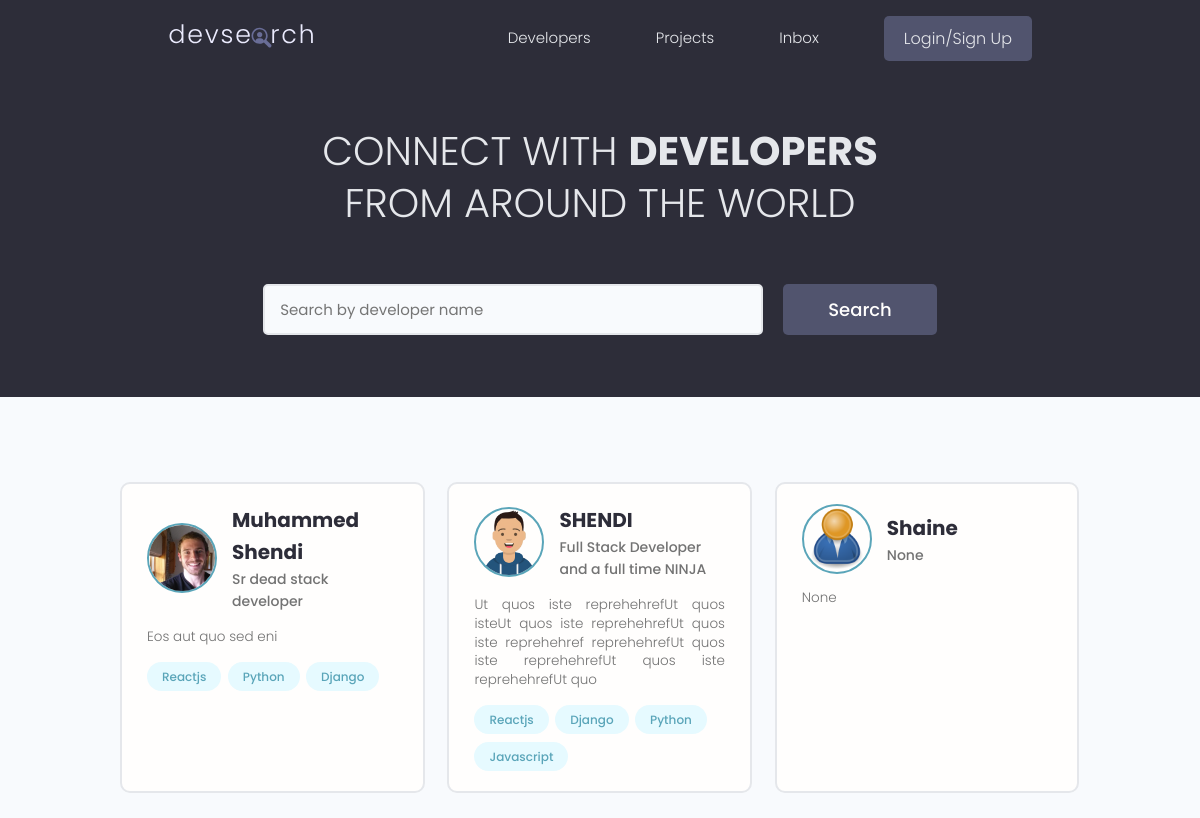
The app's page /, older data.
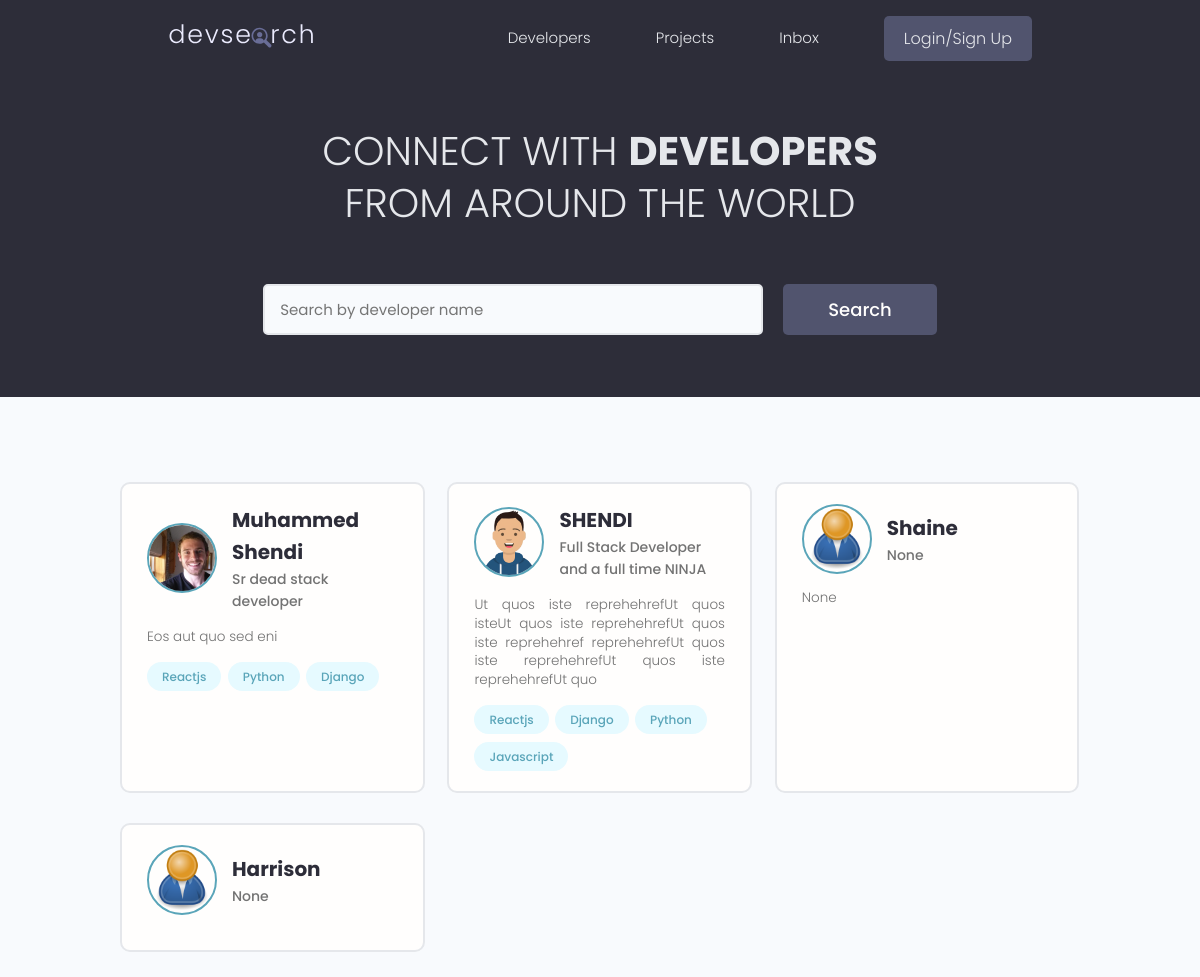
The same page, newer data.
### users/models.py (models this page shows, shortened)
class Profile(models.Model):
    user = models.OneToOneField(User, on_delete=models.CASCADE)
    name = models.CharField(max_length=200, blank=True, null=True)
    email = models.EmailField(max_length=500, blank=True, null=True)
    username = models.CharField(max_length=200, blank=True, null=True)
    location = models.CharField(max_length=200, blank=True, null=True)
    short_intro = models.CharField(max_length=200, blank=True, null=True)
    bio = models.TextField(blank=True, null=True)
    profile_image = models.ImageField(
        null=True, blank=True, upload_to='profiles/', default='profiles/user-default.png')
    social_github = models.CharField(max_length=255, null=True, blank=True)
    social_twitter = models.CharField(max_length=255, null=True, blank=True)
    social_linkedin = models.CharField(max_length=255, null=True, blank=True)
    social_youtube = models.CharField(max_length=255, null=True, blank=True)
    social_website = models.CharField(max_length=255, null=True, blank=True)
    created = models.DateTimeField(auto_now_add=True)
    id = models.UUIDField(default=uuid.uuid4, unique=True,
                          primary_key=True, editable=False)

class Skill(models.Model):
    owner = models.ForeignKey(
        Profile, on_delete=models.CASCADE, blank=True, null=True)
    name = models.CharField(max_length=200, blank=True, null=True)
    description = models.TextField(blank=True, null=True)
    created = models.DateTimeField(auto_now_add=True)
    id = models.UUIDField(default=uuid.uuid4, unique=True,
                          primary_key=True, editable=False)
    def __str__(self):
        return str(self.name)

### users/views.py (the view)
# urls.py: path('', views.profiles, name='profiles'),
def profiles(request):
    profiles = Profile.objects.all()
    context = {'profiles': profiles}
    return render(request, 'users/profiles.html', context)

### users/templates/users/profiles.html (shortened to what this page needs)
{% extends 'main.html' %} {% load static %} {% block content %}
<main class="home">
  <section class="hero-section text-center">
    <div class="container container--narrow">
      <div class="hero-section__box">
        <h2>CONNECT WITH <span>DEVELOPERS</span></h2>
        <h2>FROM AROUND THE WORLD</h2>
      </div>
      <div class="hero-section__search">
        <form class="form" action="#" method="get">
          <div class="form__field">
            <input
              class="input input--text"
              id="formInput#search"
              type="text"
              name="text"
              placeholder="Search by developer name"
            />
          </div>
          <input class="btn btn--sub btn--lg" type="submit" value="Search" />
        </form>
      </div>
    </div>
  </section>
  <section class="devlist">
    <div class="container">
      <div class="grid grid--three">
        {% for profile in profiles %}
        <div class="column card">
          <div class="dev">
            <a href="{% url 'profile' profile.id %}" class="card__body">
              <div class="dev__profile">
                <img
                  class="avatar avatar--md"
                  src="{{profile.profile_image.url}}"
                  alt="image"
                />
                <div class="dev__meta">
                  <h3>{{profile.name}}</h3>
                  <h5>{{profile.short_intro|slice:"60"}}</h5>
                </div>
              </div>
              <p class="dev__info">{{profile.bio|slice:"150"}}</p>
              <div class="dev__skills">
                {% for skill in profile.skill_set.all %}
                <span class="tag tag--pill tag--main">
                  <small>{{skill}}</small>
                </span>
                {% endfor %}
              </div>
            </a>
          </div>
        </div>
        {% endfor %}
      </div>
    </div>
  </section>
</main>
{% endblock content %}

### templates/main.html (shortened to what this page needs)
<!DOCTYPE html>
{% load static %}
<html lang="en">
  <head>
    <link
      rel="stylesheet"
      href="https://cdn.iconmonstr.com/1.3.0/css/iconmonstr-iconic-font.min.css"
    />
    <link rel="stylesheet" href="{% static 'uikit/styles/uikit.css' %}" />
    <link rel="stylesheet" href="{% static 'styles/app.css' %}" />
  </head>
  <body>
    {% include "navbar.html" %}
    {% block content%} {% endblock content%}
  </body>
</html>

### templates/navbar.html (shortened to what this page needs)
{% load static %}
<header class="header">
  <div class="container container--narrow">
    <a href="{% url 'profiles' %}" class="header__logo">
      <img src="{% static 'images/logo.svg' %}" alt="DevSearch Logo" />
    </a>
    <nav class="header__nav">
      <ul class="header__menu">
        <li class="header__menuItem">
          <a href="{% url 'profiles' %}">Developers</a>
        </li>
        <li class="header__menuItem">
          <a href="{% url 'projects' %}">Projects</a>
        </li>
        <li class="header__menuItem"><a href="">Inbox</a></li>
        {% if request.user.is_authenticated %}
        <li class="header__menuItem">
          <a href="{% url 'account' %}" class="btn btn--sub">Account</a>
        </li>
        <li class="header__menuItem">
          <a href="{% url 'logout' %}" class="btn btn--sub">Logout</a>
        </li>
        {% else %}
        <li class="header__menuItem">
          <a href="{% url 'login' %}" class="btn btn--sub">Login/Sign Up</a>
        </li>
        {% endif %}
      </ul>
    </nav>
  </div>
</header>

### static/styles/app.css (style rules this page uses)
:root { --color-sub: #2d2d39; }
.btn--sub { background-color: var(--color-sub-light); }
.card { border: 2px solid var(--color-light); }
img { width: 100%; }
.header { position: sticky; z-index: 111; background-color: var(--color-sub); padding: 1.5rem 0; }
.header > .container { display: flex; justify-content: space-between; align-items: center; }
.header__logo > img { height: 3.8rem; }
.header__nav > ul { display: inline-flex; align-items: center; list-style: none; gap: 6.5rem; }
.header__menuItem > a { color: var(--color-light); font-weight: 300; }
.hero-section { height: 40vh; display: flex; align-items: center; background-color: var(--color-sub); }
.hero-section__box { margin-bottom: 4rem; }
.hero-section__box > h2, .hero-section__box > h2 > span { font-size: 4rem; color: var(--color-light); line-height: 1.3; text-transform: uppercase; }
.hero-section__box > h2 { font-weight: 300; }
.hero-section__box > h2 > span { font-weight: 700; }
.hero-section__search > .form { display: flex; align-items: center; justify-content: center; gap: 2rem; }
.hero-section__search > .form input.input--text { width: 50rem; }
.devlist { margin-top: 8rem; }
.devlist .grid { align-items: stretch; }
.devlist .dev .dev__profile { display: flex; align-items: center; gap: 1.5rem; }
.devlist .dev .dev__meta h3 { color: var(--color-sub); font-size: 2rem; font-weight: 700; }
.devlist .dev .dev__meta h5 { color: var(--color-text); font-size: 1.4rem; font-weight: 500; }
.devlist .dev .dev__info { margin: 1.5rem 0; font-size: 1.35rem; line-height: 1.4; text-align: justify; }

### static/uikit/styles/modules/_variables.css (style rules this page uses)
:root { --color-main: #5aa5b9; --color-main-light: #e6faff; --color-sub: #3f4156; --color-sub-light: #51546e; --color-sub-lighter: #ededfd; --color-text: #737373; --color-gray: #8b8b8b; --color-light: #e5e7eb; --color-light-gray: #767676; --color-bg: #f8fafd; --color-white: #fffefd; --color-white-light: #f3f3f3; --color-success: #359e64; --color-success-bg: #def8e8; --color-error: #fc4b0b; --color-error-bg: #fff2ee; --font-base: 'Poppins', arial, helvetica, 'Segoe UI', roboto, ubuntu, sans-serif; --font-monospace: 'Fira Code', 'Courier New', courier, monospace; --font-regular: 300; --font-medium: 500; --font-bold: 700; --generic-shadow: 1px 1px 5px #00000010; --generic-transition: all 0.3s ease-in-out; }

### static/uikit/styles/modules/_base.css (style rules this page uses)
* { margin: 0; padding: 0; box-sizing: border-box; text-rendering: optimizeLegibility; color: inherit; font-size: inherit; }
html { font-size: 50%; }
@media only screen and (min-width: 480px) { html { font-size: 56.25%; } }
@media only screen and (min-width: 1200px) { html { font-size: 62.5%; } }
body { line-height: 1.6; font-weight: 400; font-size: 1.5rem; color: var(--color-text); background-color: var(--color-bg); min-height: 100vh; }

### static/uikit/styles/modules/_typography.css (style rules this page uses)
* { font-family: var(--font-base); }
h2 { font-size: 3.6rem; font-weight: var(--font-bold); }
h3 { font-size: 3.2rem; font-weight: var(--font-medium); }
h5 { font-size: 2.4rem; font-weight: var(--font-medium); }
h5, h6 { font-weight: var(--font-regular); }
p, span, strong { font-size: 1.6rem; color: var(--color-text); font-weight: var(--font-regular); }
a { padding-bottom: 2px; text-decoration: none; display: inline-block; color: var(--color-main); font-weight: var(--font-medium); }

### static/uikit/styles/modules/_utilities.css (style rules this page uses)
.container { width: 92%; max-width: 165rem; margin: 0 auto; box-sizing: border-box; }
.container--narrow { width: 92%; max-width: 120rem; }
@media screen and (min-width: 1000px) { .container { width: 90%; } }
@media screen and (min-width: 1000px) { .container--narrow { width: 85%; } }
@media screen and (min-width: 1200px) { .container { width: 80%; } }
@media screen and (min-width: 1200px) { .container--narrow { width: 72%; } }
.text-center { text-align: center; }

### static/uikit/styles/modules/_avatar.css (style rules this page uses)
.avatar { border-radius: 50%; border: 2px solid var(--color-main); object-fit: cover; }
.avatar--md { height: 7rem; width: 7rem; }

### static/uikit/styles/modules/_button.css (style rules this page uses)
.btn { display: inline-block; position: relative; cursor: pointer; background-color: var(--color-light); font-weight: var(--font-medium); color: var(--color-sub); text-decoration: none; padding: 1rem 2rem; border-radius: 0.5rem; border: none; width: -webkit-fit-content; width: -moz-fit-content; width: fit-content; height: -webkit-fit-content; height: -moz-fit-content; height: fit-content; font-size: 1.6rem; outline-width: 0; outline-color: transparent; -webkit-backface-visibility: hidden; backface-visibility: hidden; transition: all 0.3s ease-in-out; }
.btn--sub { background-color: var(--color-sub); color: var(--color-white); }
.btn--lg { font-size: 1.8rem; padding: 1.2rem 4.5rem; }

Row changes from the older to the newer data that the page shows:
added Profile: profile_image (placeholder picture), name "Harrison", short_intro "None"
